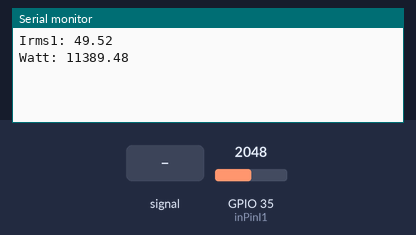
Simulated run of this sketch. Board: ESP32. Parts: the last lines printed to the serial monitor. The test bench sets the inputs (shaded band); at power-on: GPIO 35 (inPinI1) = 2048.

Above: at 1.7 s.
1.8 s: GPIO 35 (inPinI1) fed a 200 Hz sine of ±327 counts around its level
3.3 s: GPIO 35 (inPinI1) set to 2866
At 3.9 s:
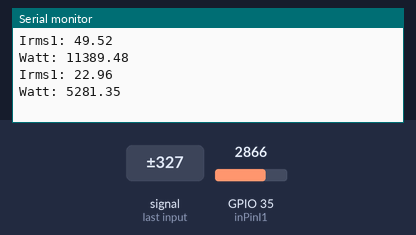
4.8 s: GPIO 35 (inPinI1) set to 3603
At 6.3 s:
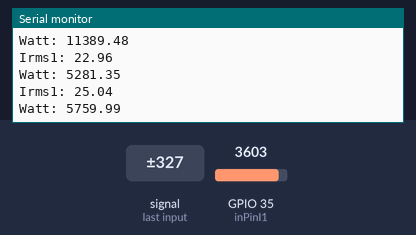
Timing chart, 0 to 7.8 s (numbered marks = the images above; inputs shaded):
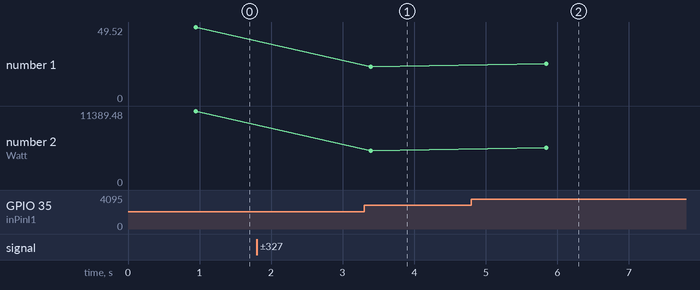

The sketch:

current_messuring.ino
```cpp
//Setup variables
int numberOfSamples = 4000;
double ICAL = 1;

//Set Voltage and current input pins
int inPinI1 = 35;

// CT: Voltage depends on current, burden resistor, and turns
#define CT_BURDEN_RESISTOR    22
#define CT_TURNS              2000
#define VOLTAGE               230

// Initial gueses for ratios, modified by VCAL/ICAL tweaks
double I_RATIO = (long double)CT_TURNS / CT_BURDEN_RESISTOR * 3.3 / 4096 * ICAL;

//Filter variables 1
double lastFilteredI, filteredI;
double sqI, sumI;
//Sample variables
int lastSampleI, sampleI;
double Irms1;
unsigned long timer;

void setup() {
  Serial.begin(115200);
  delay(500);
  pinMode(inPinI1, INPUT);
  adcAttachPin(inPinI1);
}

void loop() {
  timer = millis();
  //**************************************************************************
  //Phase1
  for (int n = 0; n < numberOfSamples; n++)
  {

    //Used for offset removal
    lastSampleI = sampleI;

    //Read in voltage and current samples.
    sampleI = analogRead(inPinI1);

    //Used for offset removal
    lastFilteredI = filteredI;

    //Digital high pass filters to remove 1.6V DC offset.
    filteredI = 0.9989 * (lastFilteredI + sampleI - lastSampleI);

    //Root-mean-square method current
    //1) square current values
    sqI = filteredI * filteredI;
    //2) sum
    sumI += sqI;
    delay(0.0002);
  }

  //Calculation of the root of the mean of the voltage and current squared (rms)
  //Calibration coeficients applied.
  Irms1 = (I_RATIO * sqrt(sumI / numberOfSamples)) - 1;
  if (Irms1 < 0) {
    Irms1 = 0;
  }; //Set negative Current to zero
  sumI = 0;

  Serial.println("Irms1: " + String(Irms1));
  Serial.println("Watt: " + String(Irms1 * VOLTAGE));
  delay(2000);
}
```

Measured:
- after the input at 3.3 s, the serial monitor: prints a new line after 0.10 s (image 1)
- after the input at 4.8 s, the serial monitor: prints a new line after 1.0 s (image 2)
- plotted number 1: 49.52 → 22.96 after the input at 3.3 s
- plotted number 2: 11389.48 → 5281.35 after the input at 3.3 s
